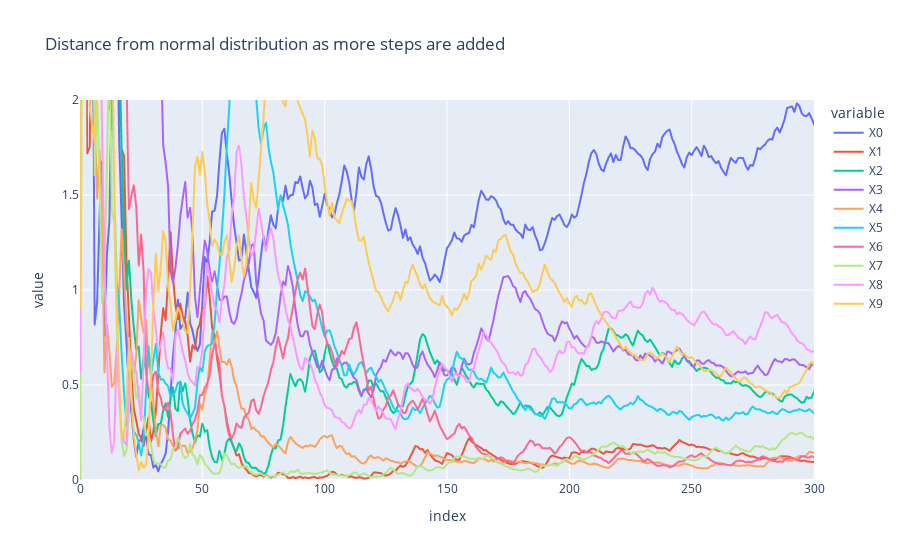

Source (notebook cell):
### Markdown cell above
With `scale=1`, the distance from the normal distribution is smaller. What if we try making it even smaller?

### Code cell
# Proposal Density
def g(x):
    return(x + np.random.normal(scale=.5))

main()

### Figure 1 — Plotly figure (JSON) as saved in the notebook; plotly's stock layout.template omitted (floating-point values rounded to 4 significant figures; data arrays with more than 128 entries replaced by an {"elided": "..."} marker saying what was removed)
{"data": [{"hovertemplate": "variable=X0<br>index=%{x}<br>value=%{y}<extra></extra>", "legendgroup": "X0", "line": {"color": "#636efa", "dash": "solid"}, "marker": {"symbol": "circle"}, "mode": "lines", "name": "X0", "showlegend": true, "x": {"elided": "501 int values"}, "xaxis": "x", "y": {"elided": "501 float values"}, "yaxis": "y", "type": "scattergl"}, {"hovertemplate": "variable=X1<br>index=%{x}<br>value=%{y}<extra></extra>", "legendgroup": "X1", "line": {"color": "#EF553B", "dash": "solid"}, "marker": {"symbol": "circle"}, "mode": "lines", "name": "X1", "showlegend": true, "x": {"elided": "501 int values"}, "xaxis": "x", "y": {"elided": "501 float values"}, "yaxis": "y", "type": "scattergl"}, {"hovertemplate": "variable=X2<br>index=%{x}<br>value=%{y}<extra></extra>", "legendgroup": "X2", "line": {"color": "#00cc96", "dash": "solid"}, "marker": {"symbol": "circle"}, "mode": "lines", "name": "X2", "showlegend": true, "x": {"elided": "501 int values"}, "xaxis": "x", "y": {"elided": "501 float values"}, "yaxis": "y", "type": "scattergl"}, {"hovertemplate": "variable=X3<br>index=%{x}<br>value=%{y}<extra></extra>", "legendgroup": "X3", "line": {"color": "#ab63fa", "dash": "solid"}, "marker": {"symbol": "circle"}, "mode": "lines", "name": "X3", "showlegend": true, "x": {"elided": "501 int values"}, "xaxis": "x", "y": {"elided": "501 float values"}, "yaxis": "y", "type": "scattergl"}, {"hovertemplate": "variable=X4<br>index=%{x}<br>value=%{y}<extra></extra>", "legendgroup": "X4", "line": {"color": "#FFA15A", "dash": "solid"}, "marker": {"symbol": "circle"}, "mode": "lines", "name": "X4", "showlegend": true, "x": {"elided": "501 int values"}, "xaxis": "x", "y": {"elided": "501 float values"}, "yaxis": "y", "type": "scattergl"}, {"hovertemplate": "variable=X5<br>index=%{x}<br>value=%{y}<extra></extra>", "legendgroup": "X5", "line": {"color": "#19d3f3", "dash": "solid"}, "marker": {"symbol": "circle"}, "mode": "lines", "name": "X5", "showlegend": true, "x": {"elided": "501 int values"}, "xaxis": "x", "y": {"elided": "501 float values"}, "yaxis": "y", "type": "scattergl"}, {"hovertemplate": "variable=X6<br>index=%{x}<br>value=%{y}<extra></extra>", "legendgroup": "X6", "line": {"color": "#FF6692", "dash": "solid"}, "marker": {"symbol": "circle"}, "mode": "lines", "name": "X6", "showlegend": true, "x": {"elided": "501 int values"}, "xaxis": "x", "y": {"elided": "501 float values"}, "yaxis": "y", "type": "scattergl"}, {"hovertemplate": "variable=X7<br>index=%{x}<br>value=%{y}<extra></extra>", "legendgroup": "X7", "line": {"color": "#B6E880", "dash": "solid"}, "marker": {"symbol": "circle"}, "mode": "lines", "name": "X7", "showlegend": true, "x": {"elided": "501 int values"}, "xaxis": "x", "y": {"elided": "501 float values"}, "yaxis": "y", "type": "scattergl"}, {"hovertemplate": "variable=X8<br>index=%{x}<br>value=%{y}<extra></extra>", "legendgroup": "X8", "line": {"color": "#FF97FF", "dash": "solid"}, "marker": {"symbol": "circle"}, "mode": "lines", "name": "X8", "showlegend": true, "x": {"elided": "501 int values"}, "xaxis": "x", "y": {"elided": "501 float values"}, "yaxis": "y", "type": "scattergl"}, {"hovertemplate": "variable=X9<br>index=%{x}<br>value=%{y}<extra></extra>", "legendgroup": "X9", "line": {"color": "#FECB52", "dash": "solid"}, "marker": {"symbol": "circle"}, "mode": "lines", "name": "X9", "showlegend": true, "x": {"elided": "501 int values"}, "xaxis": "x", "y": {"elided": "501 float values"}, "yaxis": "y", "type": "scattergl"}], "layout": {"xaxis": {"anchor": "y", "domain": [0.0, 1.0], "title": {"text": "index"}, "range": [0, 300]}, "yaxis": {"anchor": "x", "domain": [0.0, 1.0], "title": {"text": "value"}, "range": [0, 2]}, "legend": {"title": {"text": "variable"}, "tracegroupgap": 0}, "title": {"text": "Distance from normal distribution as more steps are added"}}}
